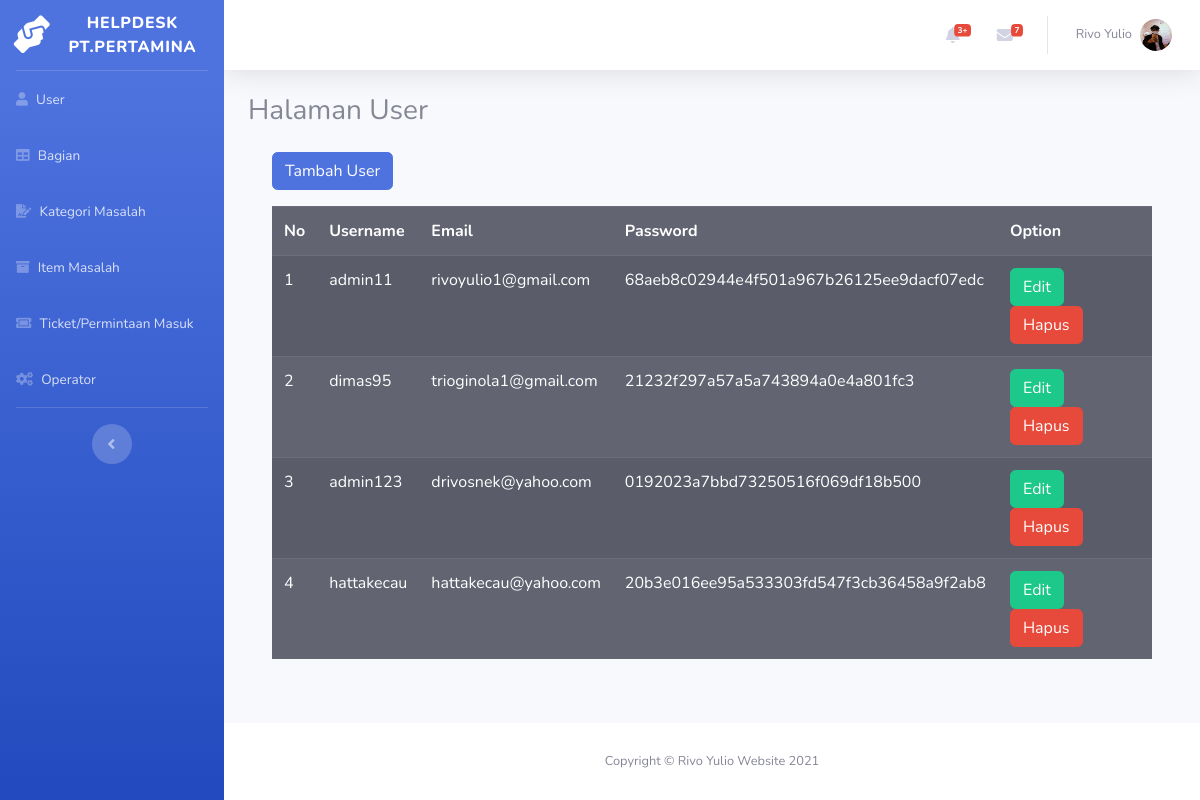
/admin/index.php?p=user, run on the app's committed database.
### tables this page shows
CREATE TABLE `user` (
  `id_user` int(11) NOT NULL,
  `email` varchar(255) NOT NULL,
  `username` varchar(255) NOT NULL,
  `password` varchar(255) NOT NULL
);

### admin/user.php (the view)
<h3>Halaman User</h3>
<div class="container-fluid">
    <a href="index.php?p=user_tambah" class="btn btn-primary mt-3">Tambah User</a>
    <table class="table table-dark table-striped mt-3">
        <br>
        <tr>
            <th>No</th>
            <th>Username</th>
            <th>Email</th>
            <th>Password</th>
            <th>Option</th>
        </tr>
        <?php
        $query = mysqli_query($koneksi, "SELECT * FROM user");
        $cek = mysqli_num_rows($query);
        if ($cek > 0) {
            $no = 1;
            while ($data = mysqli_fetch_array($query)) { ?>
                <tr>
                    <td><?php echo $no++; ?></td>
                    <td><?php echo $data['username']; ?></td>
                    <td><?php echo $data['email']; ?></td>
                    <td><?php echo $data['password']; ?></td>
                    <td>
                        <a href="index.php?p=user_edit&id_user=<?php echo $data['id_user'] ?>" class="btn btn-success">Edit</a>
                        <a href="index.php?p=user_hapus&id_user=<?php echo $data['id_user'] ?>" class="btn btn-danger">Hapus</a>
                    </td>
                </tr>
        <?php
            }
        }
        ?>
    </table>
</div>

### data on the page
user: username "admin11", email "rivoyulio1@gmail.com", password "68aeb8c02944e4f501a967b26125ee9dacf07edc"
user: username "dimas95", email "trioginola1@gmail.com", password "21232f297a57a5a743894a0e4a801fc3"
user: username "admin123", email "drivosnek@yahoo.com", password "0192023a7bbd73250516f069df18b500"
user: username "hattakecau", email "hattakecau@yahoo.com", password "20b3e016ee95a533303fd547f3cb36458a9f2ab8"
